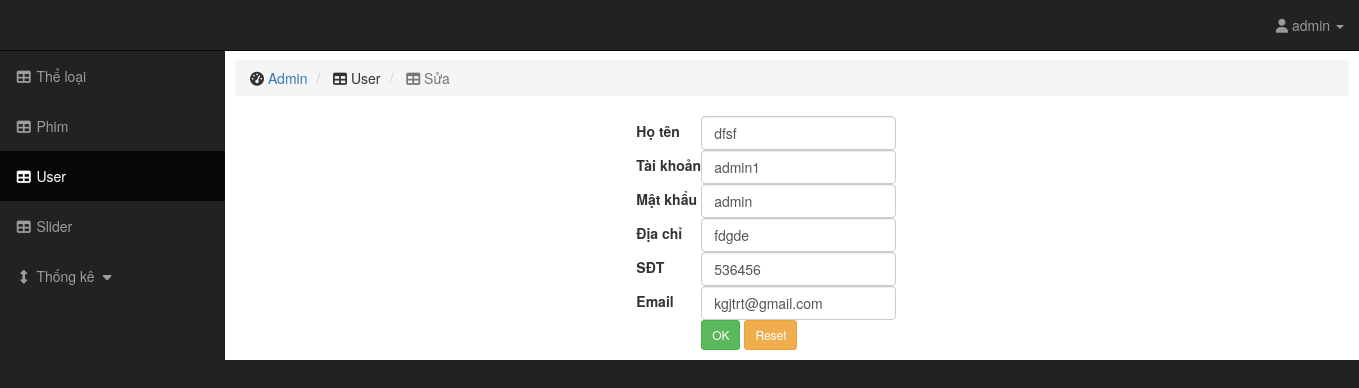
/admin/edituser.php?id=6 (signed in), run on the app's committed database.
### tables this page shows
CREATE TABLE `user` (
  `id` int(11) NOT NULL,
  `hoten` text NOT NULL,
  `taikhoan` text NOT NULL,
  `matkhau` text NOT NULL,
  `diachi` text NOT NULL,
  `email` text NOT NULL,
  `sdt` text NOT NULL
);

### admin/edituser.php (the view, shortened to what this page needs)
<!DOCTYPE html>
<html lang="en">
<head>
    <link href="/phimhay/css/bootstrap.min.css" rel="stylesheet">
    <link href="/phimhay/css/sb-admin.css" rel="stylesheet">
    <link href="/phimhay/font-awesome/css/font-awesome.min.css" rel="stylesheet" type="text/css">
</head>
<body>
    <div id="wrapper">
        <nav class="navbar navbar-inverse navbar-fixed-top" role="navigation">
            <ul class="nav navbar-right top-nav">
                <li class="dropdown">
                    <a href="#" class="dropdown-toggle" data-toggle="dropdown"><i class="fa fa-user"></i> <?php echo $_SESSION['adminName'];?> <b class="caret"></b></a>
                </li>
            </ul>
            <div class="collapse navbar-collapse navbar-ex1-collapse">
                <ul class="nav navbar-nav side-nav">
                    <li >
                        <a href="theloai.php"><i class="fa fa-fw fa-table"></i> Thể loại</a>
                    </li>
                    <li >
                        <a href="phim.php"><i class="fa fa-fw fa-table"></i> Phim</a>
                    </li>
					<li class="active">
                        <a href="user.php"><i class="fa fa-fw fa-table"></i> User</a>
                    </li>
					<li>
                        <a href="slider.php"><i class="fa fa-fw fa-table"></i> Slider</a>
                    </li>
					<li>
                        <a href="javascript:;" data-toggle="collapse" data-target="#thongke"><i class="fa fa-fw fa-arrows-v"></i> Thống kê <i class="fa fa-fw fa-caret-down"></i></a>
                    </li>
                </ul>
            </div>
        </nav>
        <div id="page-wrapper">
            <div class="container-fluid">
                <div class="row">
                    <div>
                        <ol class="breadcrumb">
                            <li>
                                <i class="fa fa-dashboard"></i>  <a href="index.html">Admin</a>
                            </li>
                            <li>
                                <i class="fa fa-table"></i> User
                            </li>
							<li class="active">
                                <i class="fa fa-table"></i> Sửa
                            </li>
                        </ol>
                    </div>
                </div>
				<div class="row">
					<div class="col-md-10 col-md-offset-4">
						<div class="col-lg-4">
						<?php
							$id=$_GET['id'];
							$db=new DB_Connect();
							$conn=$db->connect();
							$sql="select * from user where id='$id'";
							$result=$conn->query($sql);
							$row=mysqli_fetch_assoc($result);
							?>
							<form action="#" role="form" method="post">
								<table>
									<tr>
										<td><label>Họ tên</label></td>
										<td><input type="text" name="hoten" class="form-control" value="<?php echo $row['hoten'] ?>"></td>
									</tr>
									<tr>
										<td><label>Tài khoản</label></td>
										<td><input type="text" name="taikhoan" class="form-control" value="<?php echo $row['taikhoan'] ?>"></td>
									</tr>
									<tr>
										<td><label>Mật khẩu</label></td>
										<td><input type="text" name="matkhau" class="form-control" value="<?php echo $row['matkhau'] ?>"></td>
									</tr>
									<tr>
										<td><label>Địa chỉ</label></td>
										<td><input type="text" name="diachi" class="form-control" value="<?php echo $row['diachi'] ?>"></td>
									</tr>
									<tr>
										<td><label>SĐT</label></td>
										<td><input type="text" name="sdt" class="form-control" value="<?php echo $row['sdt'] ?>"></td>
									</tr>
									<tr>
										<td><label>Email</label></td>
										<td><input type="text" name="email" class="form-control" value="<?php echo $row['email'] ?>"></td>
									</tr>
									<tr>
										<td></td>
										<td><button type="submit" name="submit" class="btn btn-sm btn-success">OK</button>
										<button type="reset" class="btn btn-sm btn-warning">Reset</button></td>
									</tr>
								</table>
							</form>
						</div>
					</div>
				</div>
            </div>
        </div>
    </div>
</body>
</html>

### css/sb-admin.css (style rules this page uses)
body { margin-top: 100px; background-color: #222; }
@media (min-width:768px) { body { margin-top: 50px; } }
#wrapper { padding-left: 0; }
#page-wrapper { width: 100%; padding: 0; background-color: #fff; }
@media (min-width:768px) { #wrapper { padding-left: 225px; } }
@media (min-width:768px) { #page-wrapper { padding: 10px; } }
.top-nav { padding: 0 15px; }
.top-nav>li { display: inline-block; float: left; }
.top-nav>li>a { padding-top: 15px; padding-bottom: 15px; line-height: 20px; color: #999; }
@media (min-width:768px) { .side-nav { position: fixed; top: 51px; left: 225px; width: 225px; margin-left: -225px; border: none; border-radius: 0; overflow-y: auto; background-color: #222; bottom: 0; overflow-x: hidden; padding-bottom: 40px; } }
@media (min-width:768px) { .side-nav>li>a { width: 225px; } }

### data on the page
user: hoten "dfsf", taikhoan "admin1", matkhau "admin", diachi "fdgde", sdt "536456", email "kgjtrt@gmail.com"

### other printed values
$_SESSION['adminName'] "admin"
